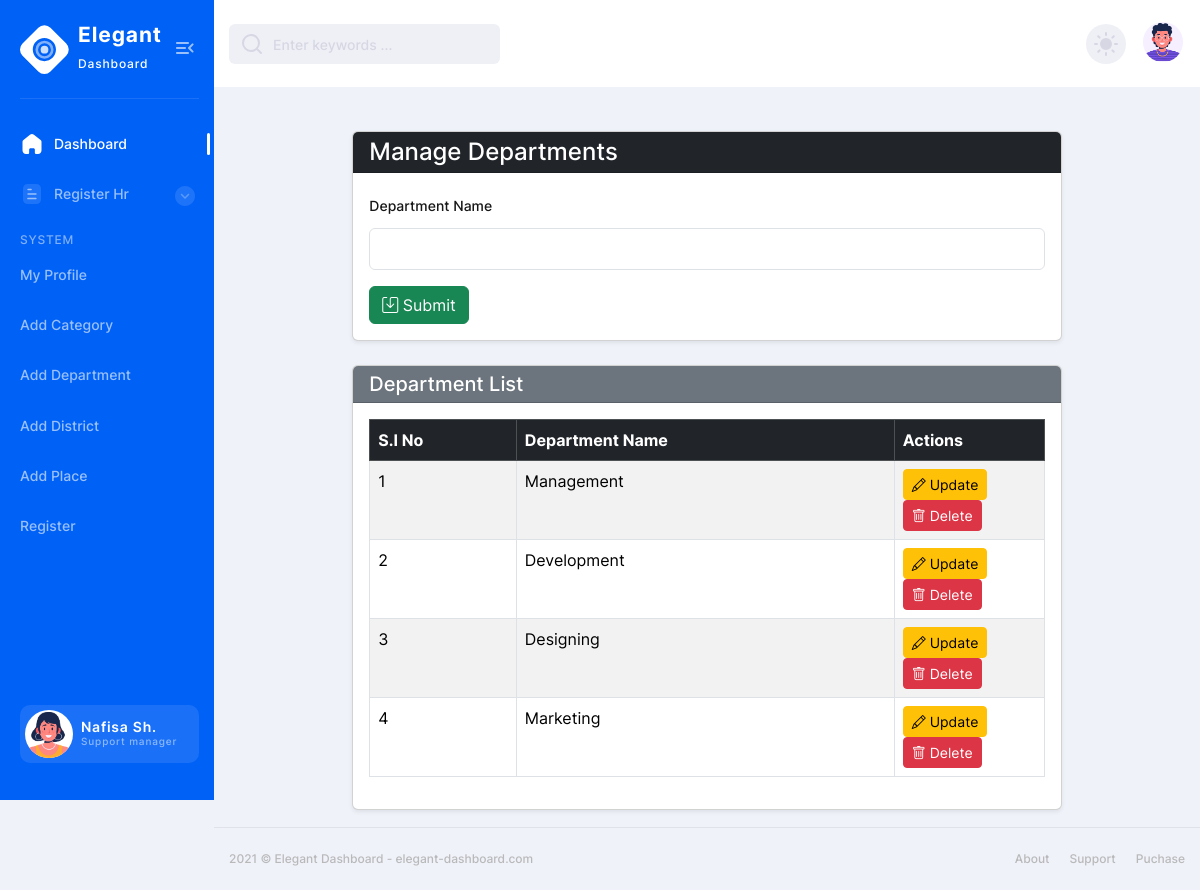
The page /Project/Admin/Department.php on the database its author committed.
### tables this page shows
CREATE TABLE `tbl_department` (
  `department_ID` int(10) NOT NULL,
  `department_name` varchar(100) NOT NULL
);

### Project/Admin/Department.php (the view, shortened to what this page needs)
<?php
include("header.php");
include("../Assets/Connection/Connection.php");
$department_name = "";
?>
<div class="container mt-4 w-75">
    <div class="card shadow-sm">
        <div class="card-header bg-dark text-white">
            <h4 class="mb-0">Manage Departments</h4>
        </div>
        <div class="card-body">
            <form action="" method="post">
                <div class="mb-3">
                    <label for="txt_dept" class="form-label">Department Name</label>
                    <div class="border rounded">
                    <input type="text" class="form-control" name="txt_dept" id="txt_dept"
                           value="<?php echo $department_name ?>" required>
                    </div>
                </div>
                <button type="submit" name="btn_submit" class="btn btn-success">
                    <i class="bi bi-save"></i> Submit
                </button>
            </form>
        </div>
    </div>
    <div class="card shadow-sm mt-4">
        <div class="card-header bg-secondary text-white">
            <h5 class="mb-0">Department List</h5>
        </div>
        <div class="card-body">
            <table class="table table-bordered table-striped table-hover">
                <thead class="table-dark">
                    <tr>
                        <th>S.I No</th>
                        <th>Department Name</th>
                        <th width="150">Actions</th>
                    </tr>
                </thead>
                <tbody>
                    <?php
                    $i = 0;
                    $selQuery = "SELECT * FROM tbl_department";
                    $data = $conn->query($selQuery);
                    while ($row = $data->fetch_assoc()) {
                        $i++;
                    ?>
                    <tr>
                        <td><?php echo $i ?></td>
                        <td><?php echo $row['department_name'] ?></td>
                        <td>
                            <a href="Department.php?eid=<?php echo $row['department_ID']?>"
                               class="btn btn-warning btn-sm me-1">
                               <i class="bi bi-pencil"></i> Update
                            </a>
                            <a href="Department.php?did=<?php echo $row['department_ID']?>"
                               class="btn btn-danger btn-sm"
                               onclick="return confirm('Are you sure you want to delete this department?');">
                               <i class="bi bi-trash"></i> Delete
                            </a>
                        </td>
                    </tr>
                    <?php } ?>
                </tbody>
            </table>
        </div>
    </div>
</div>
<?php
include("footer.php");
?>

### rows shown on the page
tbl_department: department_name "Management"
tbl_department: department_name "Development"
tbl_department: department_name "Designing"
tbl_department: department_name "Marketing"
